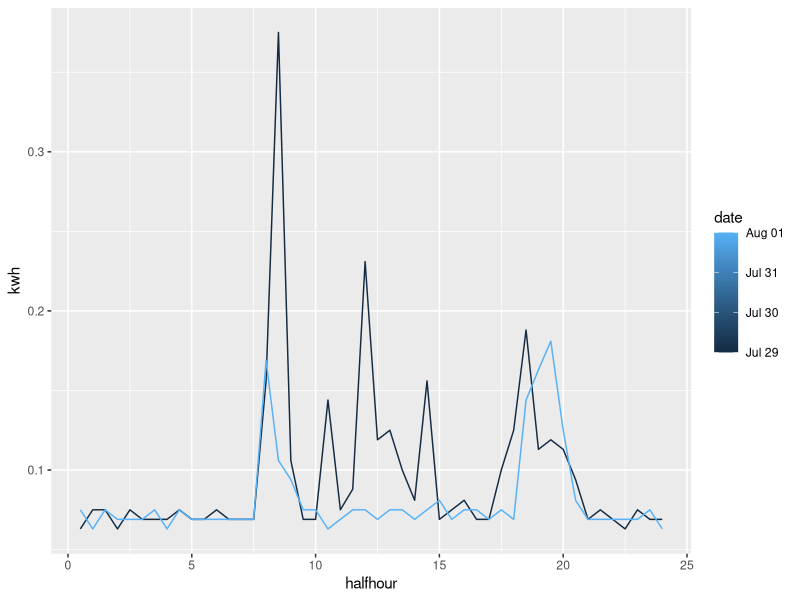
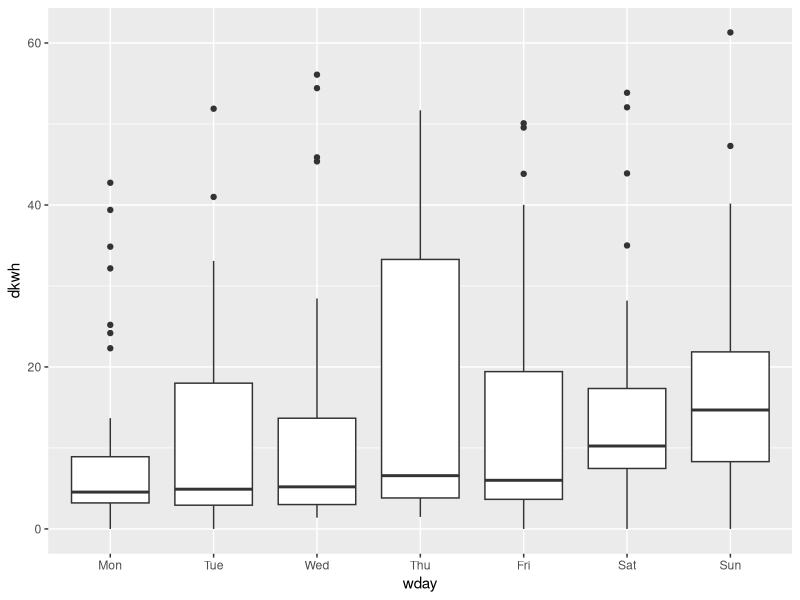

R code for these plots, in order:
## ---- chunk 1
knitr::opts_chunk$set(
  message = FALSE,
  warning = FALSE,
  error = FALSE, 
  collapse = TRUE,
  comment = "",
  fig.height = 8,
  fig.width = 12,
  fig.align = "center",
  cache = FALSE
)
## ---- chunk 2
library(tidyverse)
library(lubridate)
library(glue)
elec <- read_csv("data/smart_meter/di1.csv", skip=1, 
    col_names = c("id", "date", paste0("d", 1:48), paste0("stuff", 1:5)), 
    col_types = "ccddddddddddddddddddddddddddddddddddddddddddddddddccccc")
elec <- elec %>% filter(id == 300) 
elec <- elec %>%
  mutate(date = ymd(date)) %>%
  select(id:d48) %>%
  gather(halfhour, kwh, d1:d48) %>%
  mutate(halfhour = as.numeric(sub("d", "", halfhour))/2) %>%
  arrange(date, halfhour) %>%
  mutate(wday = wday(date, label = TRUE, abbr = TRUE, 
                     week_start = 1),
         month = month(date, label = TRUE, abbr = TRUE),
         year = year(date)) %>%
         mutate(dt = ymd_hm(glue("{date} 12:00"), 
                           tz = "Australia/Melbourne") +
           minutes(60*halfhour))
glimpse(elec)
## ---- chunk 3
elec %>% 
  filter(date %in% c(ymd("2018-07-29"), ymd("2018-08-01"))) %>%
  ggplot(aes(x=halfhour, y=kwh, group=date, colour=date)) + geom_line()
## ---- chunk 4
elec %>% 
  group_by(date) %>%
  summarise(dkwh = sum(kwh, na.rm=TRUE)) %>%
  mutate(wday = wday(date, label = TRUE, abbr = TRUE, 
                     week_start = 1)) %>%
  ggplot(aes(x=wday, y=dkwh)) + geom_boxplot()
